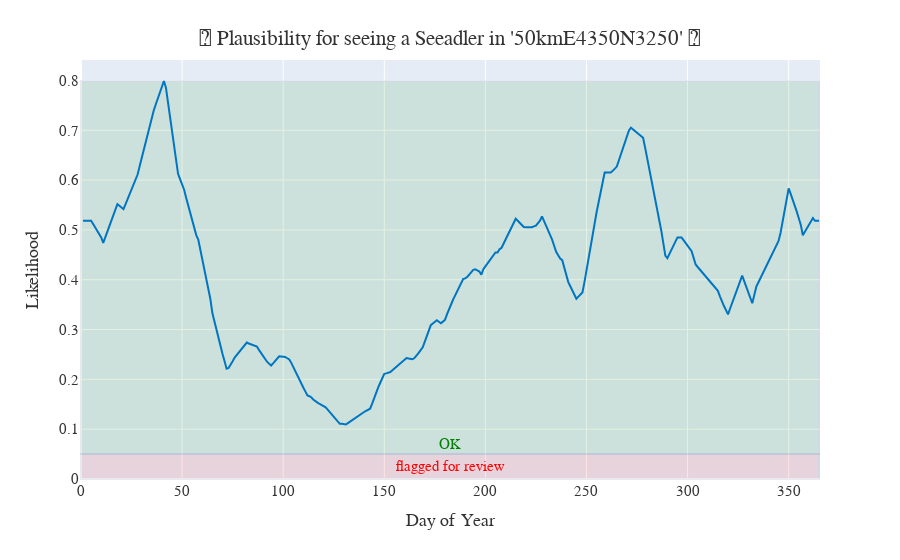

The notebook cell saved with this chart:
### Code cell
plot_plausibility_over_year(result_df, species='Seeadler', grid='50kmE4350N3250', sign='🦅')

### Figure 1 — Plotly figure (JSON) as saved in the notebook; plotly's stock layout.template omitted (floating-point values rounded to 4 significant figures; data arrays with more than 128 entries replaced by an {"elided": "..."} marker saying what was removed)
{"data": [{"hovertemplate": "day_of_year=%{x}<br>plausibility=%{y}<extra></extra>", "legendgroup": "", "line": {"color": "#0074D9", "dash": "solid"}, "marker": {"symbol": "circle"}, "mode": "lines", "name": "", "orientation": "v", "showlegend": false, "type": "scatter", "x": {"elided": "365 int values"}, "xaxis": "x", "y": {"elided": "365 float values"}, "yaxis": "y"}], "layout": {"annotations": [{"font": {"color": "red"}, "showarrow": false, "text": "flagged for review", "x": 182.5, "y": 0.025}, {"font": {"color": "green"}, "showarrow": false, "text": "OK", "x": 182.5, "y": 0.07}], "font": {"color": "#333333", "family": "Gill Sans", "size": 15}, "legend": {"tracegroupgap": 0}, "margin": {"t": 60}, "shapes": [{"fillcolor": "red", "opacity": 0.1, "type": "rect", "x0": 0, "x1": 365, "y0": 0, "y1": 0.05}, {"fillcolor": "green", "opacity": 0.1, "type": "rect", "x0": 0, "x1": 365, "y0": 0.05, "y1": 0.7989}], "title": {"text": "🦅 Plausibility for seeing a Seeadler in '50kmE4350N3250' 🦅", "x": 0.5, "xanchor": "center", "yanchor": "top"}, "xaxis": {"anchor": "y", "domain": [0, 1], "title": {"text": "Day of Year"}}, "yaxis": {"anchor": "x", "domain": [0, 1], "title": {"text": "Likelihood"}}}}
